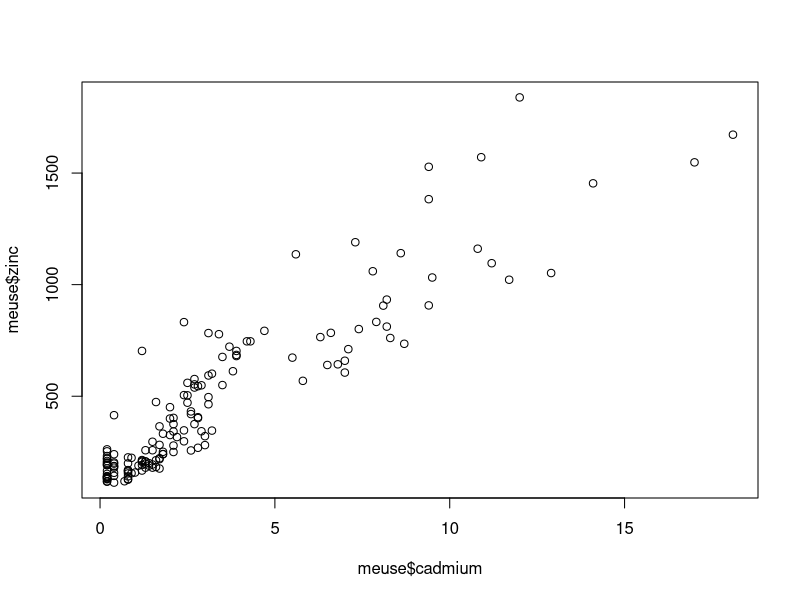
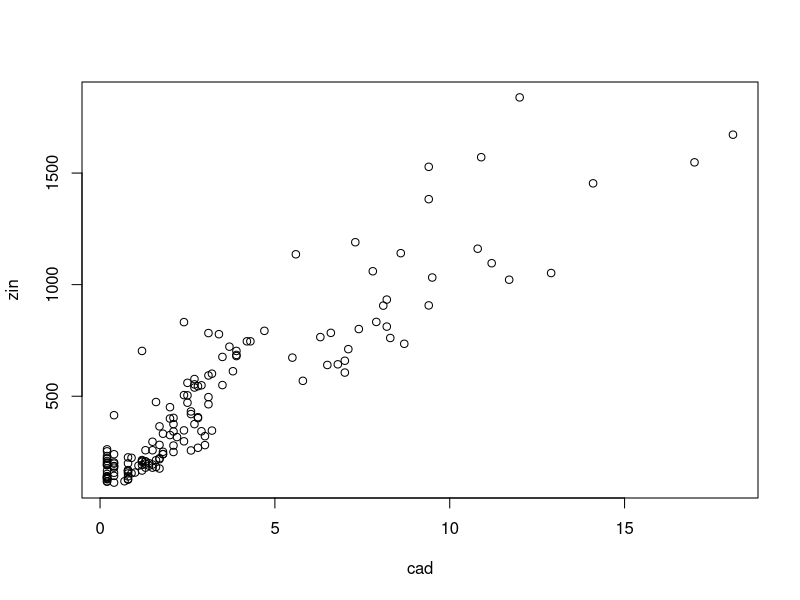
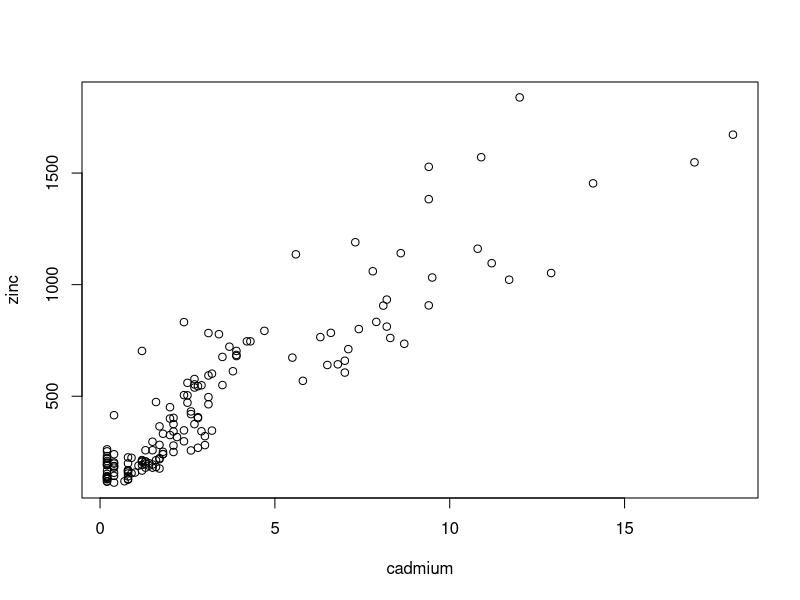
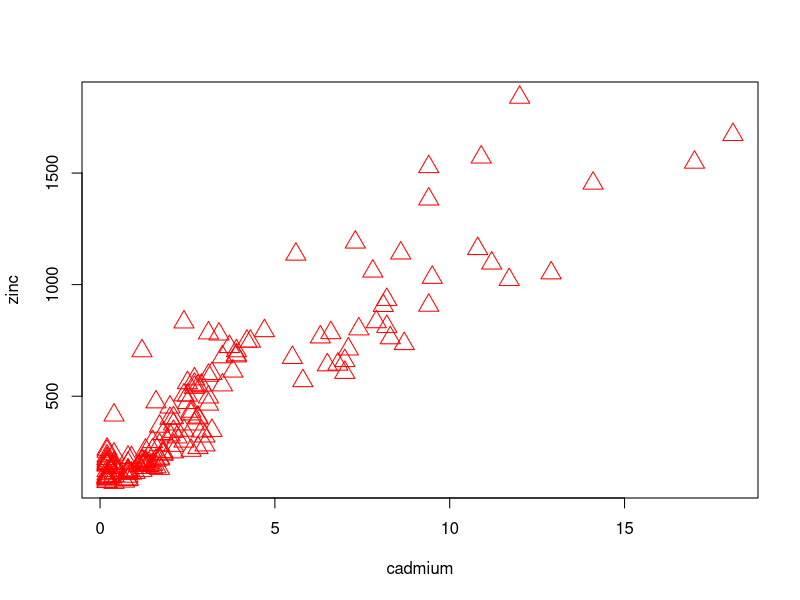
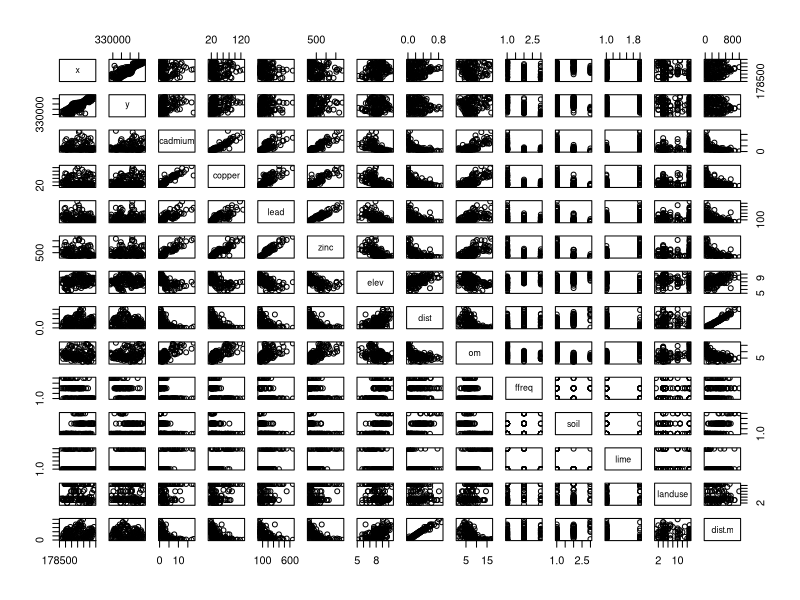
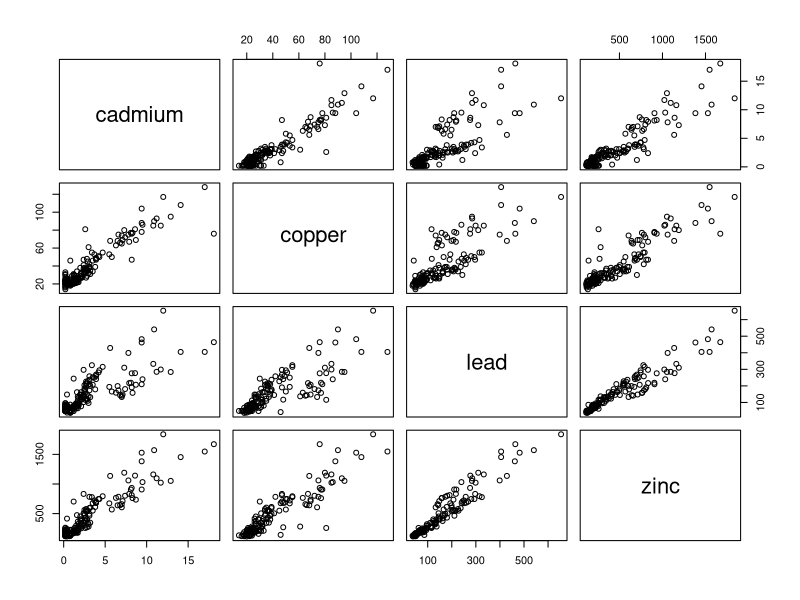
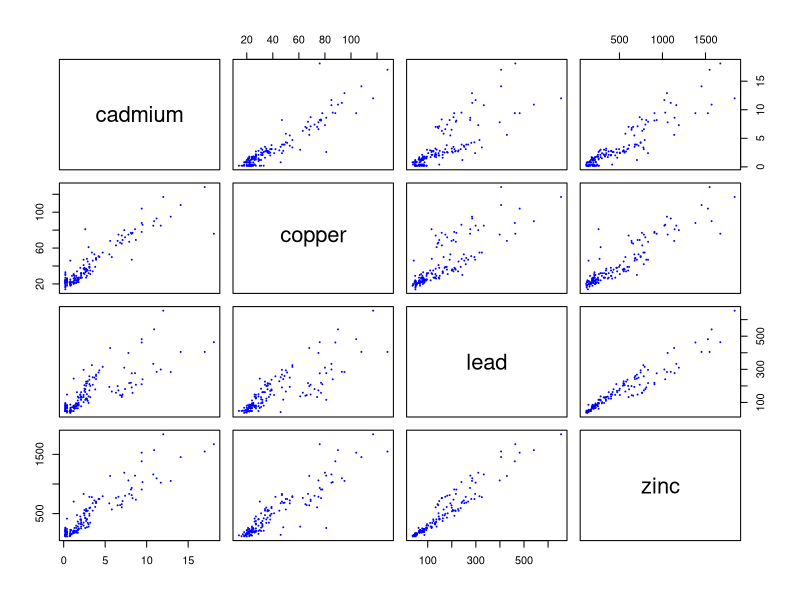
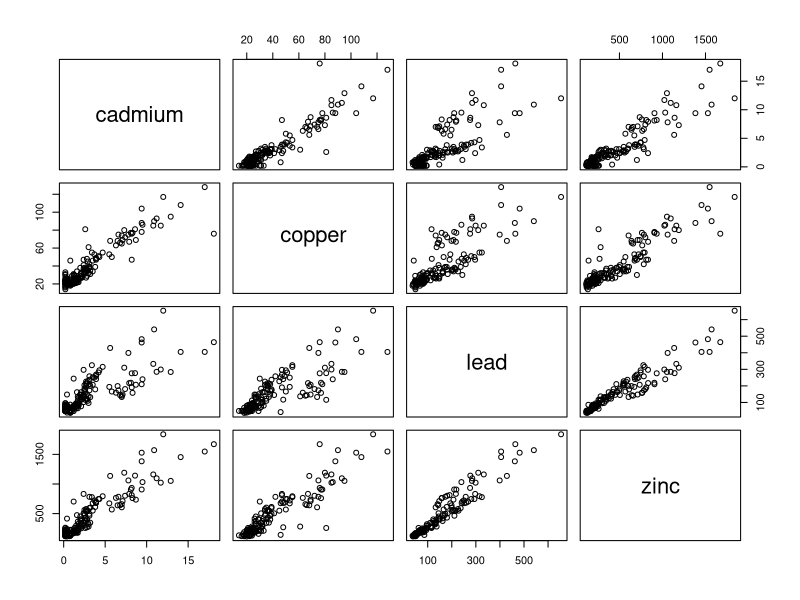

Recreate these plots in R, in order.
# This is a code for investigating relationships among ecological variables

# We are using the sp package. To install it use:
# install.packages("sp")

# To recall the package we use the function "library()" or also "require()"
library(sp)

# We are using meuse, search for "meuse dataset R sp package" on google to know what this is
# OMG, JUST GOOGLE IT

# To recall the dataset we can use the function "data()"
data(meuse)

# To see in a savage way the data just write "meuse" and you'll see all that cute numbers
meuse

# There is an other function called "View()" to see data in a more fancy way
# NOTE: use the V in capital letter
View(meuse)

# This gives me an error :(
# Is that because I use a MacBook??? OMG rude

# Errore in View(meuse) : La dataentry X11 non può essere caricata
# In aggiunta: Messaggi di avvertimento:
# 1: In system2("/usr/bin/otool", c("-L", shQuote(DSO)), stdout = TRUE) :
#   il comando in esecuzione ''/usr/bin/otool' -L '/Library/Frameworks/R.framework/Resources/modules/R_de.so'' aveva status 69
# 2: In View(meuse) :
#   non è possibile caricare un oggetto condiviso '/Library/Frameworks/R.framework/Resources/modules//R_de.so':
#   dlopen(/Library/Frameworks/R.framework/Resources/modules//R_de.so, 6): Library not loaded: /opt/X11/lib/libSM.6.dylib
#   Referenced from: /Library/Frameworks/R.framework/Versions/4.2/Resources/modules/R_de.so
#   Reason: image not found
#
# You have not agreed to the Xcode license agreements, please run 'sudo xcodebuild -license' from within a Terminal window to review and agree to the Xcode license agreements.

# To solve this error I updated to the latest version the app Xcode on my computer and agreed the license
# Then I downloaded and installed the package at: https://www.xquartz.org/
# I restarted the computer and the function "View()" didn't give me errors anymore, it's only a bit slow


# Then we use the function "head()" to see only the initial lines of the table
head(meuse)

# To see only the names of the columns we use the function "names()"
names(meuse)

# Now we use the "summary()" function that gives me all the statistical variables I want
summary(meuse)

# We plot two of the columns and we have to say where to take the data so we use the $ symbol, because they are inside the table
# $ is used to link the objects with the variables
plot(meuse$cadmium, meuse$zinc)

# We can put all the column in a new variable
cad <- meuse$cadmium
zin <- meuse$zinc

plot(cad, zin)

# Or you can use the "attach()" function, to attach the datafame to R
attach(meuse)
plot(cadmium, zinc)

# We can change the color, the size and the shape of the dots
plot(cadmium,zinc, col="red", cex=2, pch=24)

# If we use the function "pairs()" it plots every data, pairing between them
pairs(meuse)

# To select only some of the columns of the table (form column n to column m) we have to say it by using [,n:m]
# Note that the commant to say what is the inizial point is comma
meuse[,3:6]

# To plot only the selected data we do simply like this
pairs(meuse[,3:6])

# To assign the selected data in a variable we do so
pol <- meuse[,3:6]

pairs(pol, col="blue", cex=0.2)

# If we want to pair some variable in a less efficient way do like this
# Note that we have to use tilde ~ (Alt + 5 on Mac) because we are clumping the data with plus
pairs(~ cadmium + copper + lead + zinc, data=meuse)


# We have to say to R that the variables are spacial components
# There is a function called "coordinates()" 
coordinates(meuse) = ~x+y

# Now the software understood that x and y are the coordinates
# If we do "plot(meuse)" R will print a spacial graph

# We use the function "spplot()" to plot the elements spread in space
spplot(meuse, "zinc", main="Concentration of Zinc")

# We can make a spacial plot of several variables all together 
spplot(meuse, c("copper","zinc","lead"))

# With the function "bubble()" we are going to change the size of points according to the value, and not the color
bubble(meuse, "zinc", main="Concentration of Zinc")
# This is a more fancy way to show data, because the size of the dots get bigger when the data are higher
# It is much more immediate for eyes a graph like that, and to show data like this. Also babies will understand


# Now we use a new package "ggplot2"
install.packages("ggplot2")

library(ggplot2)

# We are going to create the dataframe, by building two arrays
virus <- c(10, 30, 40, 50, 60, 80)
death <- c(100, 240, 310, 470, 580, 690)
# We want this two arrays in a table. A table is a dataframe, and there is a function that allows us to create one
# We assign the dataframe to a variable
d <- data.frame(virus, death)

# If we want, in example, to see some statistical data of our dataframe we do so
summary(d)

# Now we use ggplot2
# We use the function "ggplot()", which needs the data and the aesthetics of the graph
# We have to say also the geometry of our space, so we use the function "geom_point()", because we want points
ggplot(d, aes(x=virus, y=death)) + geom_point()
# Note that in R you can add two function togheter using "+"

# If we want to change grafic things to make it more fancy we should say it to "geom_point()"
ggplot(d, aes(x=virus, y=death)) + geom_point(size=3, col="red", pch=11)

# As an example we can use "geom_line()", that connects our points
ggplot(d, aes(x=virus, y=death)) + geom_line(col="blue")

# You can also use more than two function at once
ggplot(d, aes(x=virus, y=death)) + geom_point(size=3, col="red", pch=11) + geom_line(col="blue")

# Instead of using lines we can use polygons to connect our points, here is no sense but we do it using "geom_polygon()"
ggplot(d, aes(x=virus, y=death)) + geom_point(size=3, col="red", pch=11) + geom_polygon()
